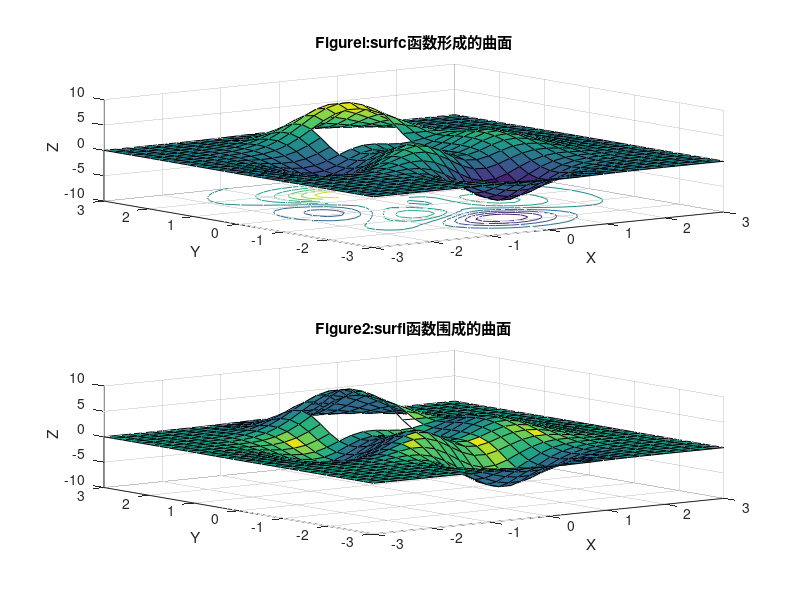

Reproduce this figure in MATLAB.
% [绘图]PEAKS函数曲线
% function Example21
% h0=figure('toolbar','none',...
%     'position',[200 100 450 450],...
%     'name','Example21');
[x,y,z]=peaks(30);
subplot(2,1,1)
x=x(1,:);
y=y(:,1);
i=find(y>0.8&y<1.2);
j=find(x>-0.6&x<0.5);
z(i,j)=nan*z(i,j);
surfc(x,y,z)
xlabel('X');
ylabel('Y');
zlabel('Z');
title('Figurel:surfc函数形成的曲面')
subplot(2,1,2)
x=x(1,:);
y=y(:,1);
i=find(y>0.8&y<1.2);
j=find(x>-0.6&x<0.5);
z(i,j)=nan*z(i,j);
surfl(x,y,z)
xlabel('X');
ylabel('Y');
zlabel('Z');
title('Figure2:surfl函数围成的曲面')
